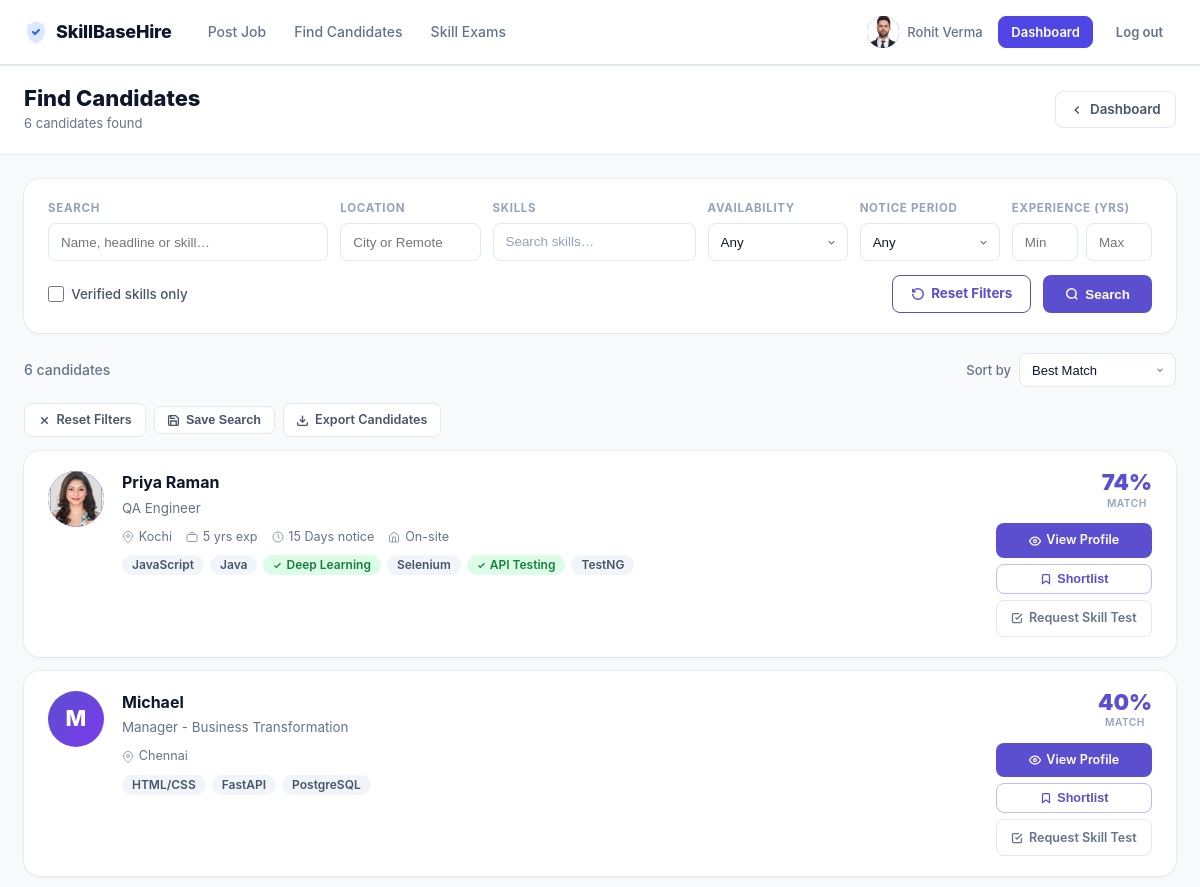
/recruiter/candidates (signed in, upper part), run on an earlier commit of the app's database.
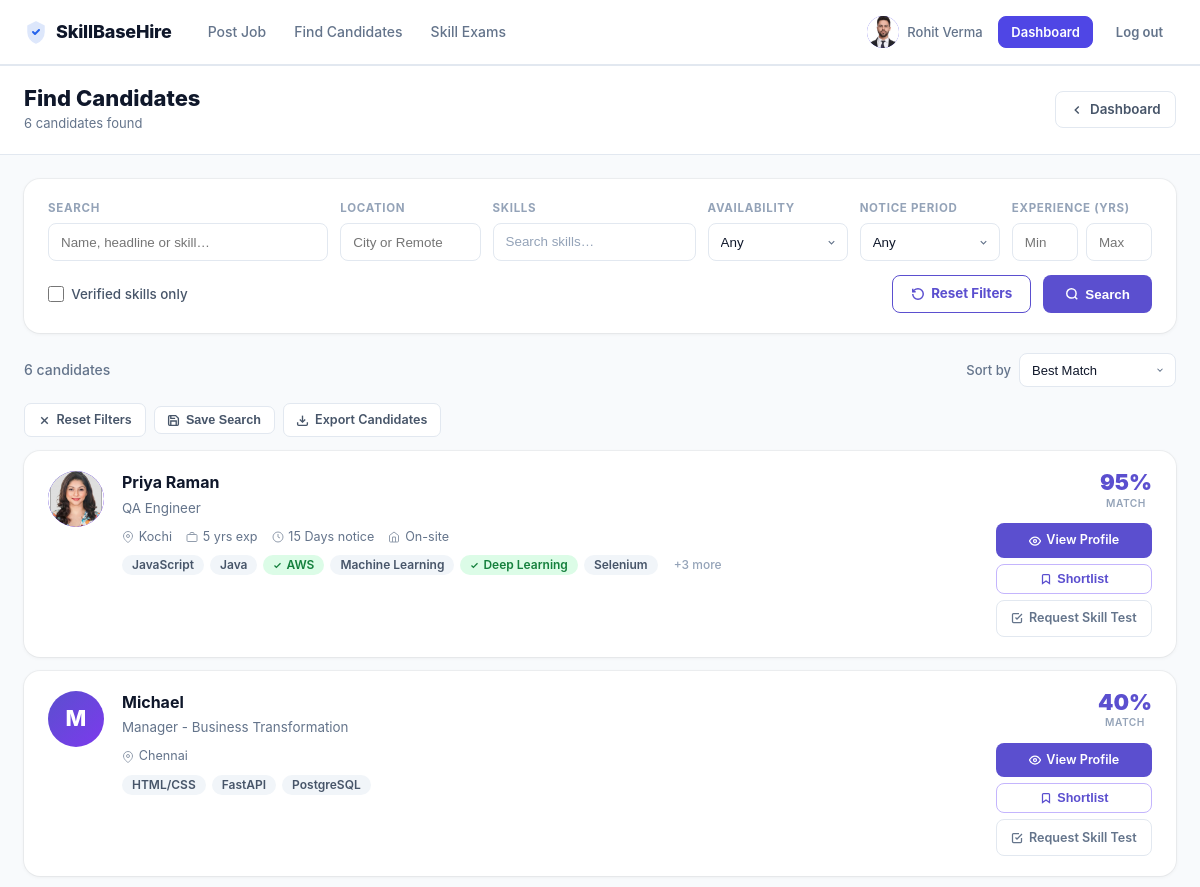
And on a later commit of the database.
### tables this page shows
CREATE TABLE users (
                id INTEGER PRIMARY KEY AUTOINCREMENT,
                name TEXT NOT NULL,
                email TEXT UNIQUE NOT NULL,
                password_hash TEXT NOT NULL,
                role TEXT NOT NULL CHECK(role IN ('candidate','recruiter')),
                created_at TIMESTAMP DEFAULT CURRENT_TIMESTAMP
            , email_verified INTEGER DEFAULT 1, verification_token TEXT);

CREATE TABLE skills (
                id INTEGER PRIMARY KEY AUTOINCREMENT,
                name TEXT UNIQUE NOT NULL,
                category TEXT NOT NULL,
                description TEXT DEFAULT ''
            );

### app.py (the view)
@app.route('/recruiter/candidates')
@recruiter_required
def search_candidates():
    from datetime import datetime as _dt
    db = get_db()
    search          = request.args.get('q', '').strip()
    skill_filters   = [s.strip() for s in request.args.getlist('skill') if s.strip()]
    location_filter = request.args.get('location', '').strip()
    verified_only   = request.args.get('verified', '') == '1'
    notice_filter   = request.args.get('notice', '').strip()
    work_mode_filter= request.args.get('work_mode', '').strip()
    exp_min         = request.args.get('exp_min', '').strip()
    exp_max         = request.args.get('exp_max', '').strip()
    sort_by         = request.args.get('sort', 'best_match')
    query = '''
        SELECT DISTINCT u.id, u.name, u.email, u.created_at,
               cp.headline, cp.location, cp.profile_photo,
               cp.notice_period, cp.work_mode, cp.work_status,
               (SELECT COUNT(*) FROM user_skills WHERE user_id=u.id AND verified=1) AS verified_count,
               (SELECT COUNT(*) FROM user_skills WHERE user_id=u.id) AS total_skills,
               (SELECT GROUP_CONCAT(s.name||':'||us.verified, ',')
                FROM user_skills us JOIN skills s ON us.skill_id=s.id
                WHERE us.user_id=u.id ORDER BY us.verified DESC LIMIT 8) AS skills_data
        FROM users u LEFT JOIN candidate_profiles cp ON u.id=cp.user_id
        WHERE u.role='candidate'
    '''
    params = []
    if search:
        query += ' AND (u.name LIKE ? OR cp.headline LIKE ? OR cp.bio LIKE ?)'
        params += [f'%{search}%', f'%{search}%', f'%{search}%']
    if location_filter:
        query += ' AND cp.location LIKE ?'
        params.append(f'%{location_filter}%')
    if skill_filters:
        ph = ','.join('?' * len(skill_filters))
        query += f''' AND u.id IN (
            SELECT DISTINCT us.user_id FROM user_skills us JOIN skills s ON us.skill_id=s.id
            WHERE s.name IN ({ph}))'''
        params.extend(skill_filters)
    if verified_only:
        query += ' AND (SELECT COUNT(*) FROM user_skills WHERE user_id=u.id AND verified=1) > 0'
    if notice_filter:
        query += ' AND cp.notice_period = ?'
        params.append(notice_filter)
    if work_mode_filter:
        query += ' AND cp.work_mode = ?'
        params.append(work_mode_filter)
    query += ' ORDER BY verified_count DESC, u.created_at DESC'
    raw = db.execute(query, params).fetchall()
    exp_map = {}
    if raw:
        ids = [c['id'] for c in raw]
        placeholders = ','.join('?' * len(ids))
        all_exps = db.execute(
            f'SELECT user_id, start_date, end_date, is_current FROM candidate_work_experience WHERE user_id IN ({placeholders})',
            ids
        ).fetchall()
        now = _dt.now()
        for exp in all_exps:
            uid = exp['user_id']
            if not exp['start_date']:
                continue
            try:
                sy, sm = int(exp['start_date'][:4]), int(exp['start_date'][5:7])
                if exp['is_current'] or not exp['end_date']:
                    ey, em = now.year, now.month
                else:
                    ey, em = int(exp['end_date'][:4]), int(exp['end_date'][5:7])
                exp_map[uid] = exp_map.get(uid, 0) + max(0, (ey - sy) * 12 + (em - sm))
            except Exception:
                pass
    candidates = []
    for c in raw:
        d = dict(c)
        d['skills']     = parse_skills_data(c['skills_data'])[:6]
        d['exp_months'] = exp_map.get(c['id'], 0)
        score = 30
        if d.get('headline'):      score += 5
        if d.get('location'):      score += 5
        if d.get('profile_photo'): score += 5
        if d.get('work_status'):   score += 5
        score += min(d.get('verified_count', 0) * 12, 45)
        d['match_score'] = min(score, 99)
        candidates.append(d)
    if exp_min:
        try:
            candidates = [c for c in candidates if c['exp_months'] >= int(exp_min) * 12]
        except ValueError:
            pass
    if exp_max:
        try:
            candidates = [c for c in candidates if c['exp_months'] <= int(exp_max) * 12]
        except ValueError:
            pass
    _notice_order = {'Immediate': 0, '15 Days': 1, '30 Days': 2, '60 Days': 3, '90 Days': 4}
    if sort_by == 'experience':
        candidates.sort(key=lambda c: c['exp_months'], reverse=True)
    elif sort_by == 'notice':
        candidates.sort(key=lambda c: _notice_order.get(c.get('notice_period') or '', 9))
    elif sort_by in ('recent', 'new'):
        candidates.sort(key=lambda c: c['created_at'] or '', reverse=True)
    else:
        candidates.sort(key=lambda c: c['match_score'], reverse=True)
    has_filters = any([search, skill_filters, location_filter, verified_only,
                       notice_filter, work_mode_filter, exp_min, exp_max])
    all_skills = db.execute('SELECT * FROM skills ORDER BY name').fetchall()
    return render_template('candidates.html', candidates=candidates,
                           all_skills=all_skills, search=search,
                           skill_filters=skill_filters, location_filter=location_filter,
                           verified_only=verified_only, notice_filter=notice_filter,
                           work_mode_filter=work_mode_filter, exp_min=exp_min, exp_max=exp_max,
                           sort_by=sort_by, has_filters=has_filters,
                           user=get_current_user())

### app.py (called while the page is built, shortened)
def get_db():
    db = getattr(g, '_database', None)
    if db is None:
        db = g._database = sqlite3.connect(DATABASE)
        db.row_factory = sqlite3.Row
    return db

@app.teardown_appcontext
def close_connection(_exception):
    db = getattr(g, '_database', None)
    if db is not None:
        db.close()

@app.context_processor
def inject_notif_count():
    return {'unread_notif_count': 0}

def recruiter_required(f):
    @wraps(f)
    def decorated(*args, **kwargs):
        if 'user_id' not in session:
            flash('Please log in to continue.', 'error')
            return redirect(url_for('recruiter_login'))
        if session.get('role') != 'recruiter':
            flash('This page is for recruiters only.', 'error')
            return redirect(url_for('home'))
        return f(*args, **kwargs)
    return decorated

def get_current_user():
    if 'user_id' not in session:
        return None
    return get_db().execute('SELECT * FROM users WHERE id = ?', [session['user_id']]).fetchone()

### templates/candidates.html (shortened to what the changed rows need)
{% extends "base.html" %}
{% block content %}
{% macro exp_label(m) -%}
  {%- if m == 0 -%}—
  {%- elif m < 12 -%}{{ m }} mo
  {%- elif m < 24 -%}1 yr
  {%- else -%}{{ (m / 12) | int }} yrs
  {%- endif -%}
{%- endmacro %}
<div class="fcp">
  <div class="fcp-hd">
    <div class="fcp-hd-inner">
      <div>
        <h1>Find Candidates</h1>
      </div>
    </div>
  </div>
  <div class="fcp-body">
    {% if candidates %}
      <div class="fcp-cards">
        {% for c in candidates %}
          <div class="fcp-ccard">
            <a href="{{ url_for('candidate_detail', candidate_id=c.id) }}" class="fcp-av" aria-label="{{ c.name }}">
              {% if c.profile_photo %}
                <img src="/static/uploads/photos/{{ c.profile_photo }}" alt="{{ c.name }}">
              {% else %}
                {{ c.name[0].upper() }}
              {% endif %}
            </a>
            <div class="fcp-cb">
              <div class="fcp-name-row">
                <div>
                  <a href="{{ url_for('candidate_detail', candidate_id=c.id) }}" class="fcp-name">{{ c.name }}</a>
                  {% if c.headline %}
                    <div class="fcp-hl">{{ c.headline }}</div>
                  {% endif %}
                </div>
              </div>
              <div class="fcp-meta">
                {% if c.location %}
                  <span class="fcp-mi">
                    <svg width="12" height="12" viewBox="0 0 24 24" fill="none" stroke="currentColor" stroke-width="2"><path d="M21 10c0 7-9 13-9 13s-9-6-9-13a9 9 0 0118 0z"/><circle cx="12" cy="10" r="3"/></svg>
                    {{ c.location }}
                  </span>
                {% endif %}
                {% if c.exp_months > 0 %}
                  <span class="fcp-mi">
                    <svg width="12" height="12" viewBox="0 0 24 24" fill="none" stroke="currentColor" stroke-width="2"><rect x="2" y="7" width="20" height="14" rx="2"/><path d="M16 7V5a2 2 0 00-2-2h-4a2 2 0 00-2 2v2"/></svg>
                    {{ exp_label(c.exp_months) }} exp
                  </span>
                {% endif %}
                {% if c.notice_period %}
                  <span class="fcp-mi">
                    <svg width="12" height="12" viewBox="0 0 24 24" fill="none" stroke="currentColor" stroke-width="2"><circle cx="12" cy="12" r="10"/><polyline points="12 6 12 12 16 14"/></svg>
                    {{ c.notice_period }} notice
                  </span>
                {% endif %}
                {% if c.work_mode %}
                  <span class="fcp-mi">
                    <svg width="12" height="12" viewBox="0 0 24 24" fill="none" stroke="currentColor" stroke-width="2"><path d="M3 9l9-7 9 7v11a2 2 0 01-2 2H5a2 2 0 01-2-2z"/><polyline points="9 22 9 12 15 12 15 22"/></svg>
                    {{ c.work_mode }}
                  </span>
                {% endif %}
              </div>
              {% if c.skills %}
                <div class="fcp-skills">
                  {% for sk in c.skills %}
                    <span class="fcp-sk {{ 'fcp-sk--v' if sk.verified else 'fcp-sk--u' }}">
                      {% if sk.verified %}
                        <svg width="9" height="9" viewBox="0 0 24 24" fill="none" stroke="currentColor" stroke-width="3.5"><polyline points="20 6 9 17 4 12"/></svg>
                      {% endif %}
                      {{ sk.name }}
                    </span>
                  {% endfor %}
                  {% if c.total_skills > (c.skills | length) %}
                    <span class="fcp-sk fcp-sk--more">+{{ c.total_skills - (c.skills | length) }} more</span>
                  {% endif %}
                </div>
              {% endif %}
            </div>
            <div class="fcp-cr">
              <div class="fcp-score-wrap">
                <div class="fcp-score">{{ c.match_score }}%</div>
                <div class="fcp-score-lbl">Match</div>
              </div>
              <div class="fcp-actions">
                <a href="{{ url_for('candidate_detail', candidate_id=c.id) }}" class="fcp-btn fcp-btn--prim">
                  <svg width="12" height="12" viewBox="0 0 24 24" fill="none" stroke="currentColor" stroke-width="2.5"><path d="M1 12s4-8 11-8 11 8 11 8-4 8-11 8-11-8-11-8z"/><circle cx="12" cy="12" r="3"/></svg>
                  View Profile
                </a>
                <button class="fcp-btn fcp-btn--out" onclick="shortlist({{ c.id }}, this)">
                  <svg width="12" height="12" viewBox="0 0 24 24" fill="none" stroke="currentColor" stroke-width="2.5"><path d="M19 21l-7-5-7 5V5a2 2 0 012-2h10a2 2 0 012 2z"/></svg>
                  Shortlist
                </button>
                <a href="{{ url_for('candidate_detail', candidate_id=c.id) }}#skills" class="fcp-btn fcp-btn--ghost">
                  <svg width="12" height="12" viewBox="0 0 24 24" fill="none" stroke="currentColor" stroke-width="2.5"><path d="M9 11l3 3L22 4"/><path d="M21 12v7a2 2 0 01-2 2H5a2 2 0 01-2-2V5a2 2 0 012-2h11"/></svg>
                  Request Skill Test
                </a>
              </div>
            </div>
          </div>
        {% endfor %}
      </div>
    {% endif %}
  </div>
</div>
{% endblock %}

What changed in the data, as far as the page shows it:
changed users "Priya Raman": loses skills (name "API Testing"); loses skills (name "TestNG"); gains skills (name "AWS"); gains skills (name "Machine Learning"); total_skills (not shown) → "3"; match_score "74" → "95"
